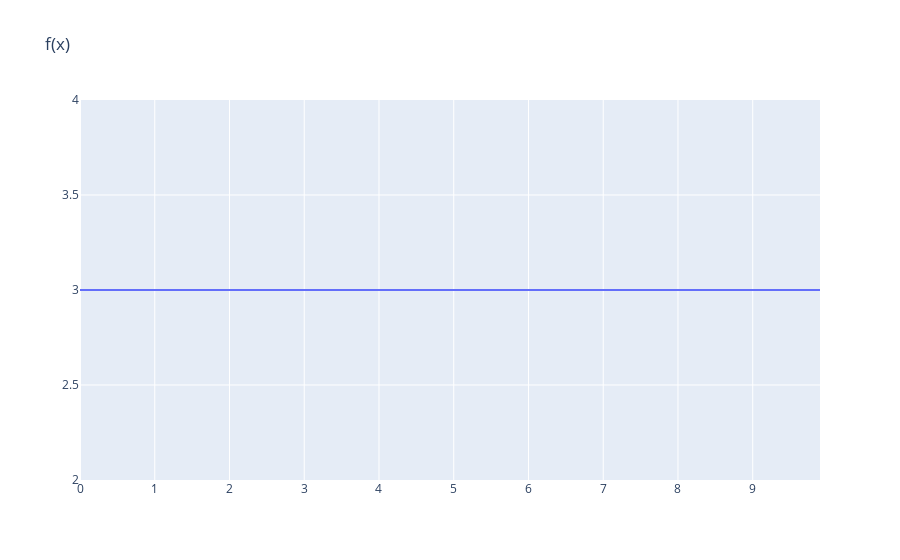

Write notebook code for a chart like this one.
### Code cell
import plotly.graph_objects as go

f_of_x = go.Scatter(x=vals, y=[f(val) for val in vals], name = 'f(x) = 3')
go.Figure(f_of_x, layout = {'title': 'f(x)'})

### Figure 1 — Plotly figure (JSON) as saved in the notebook; plotly's stock layout.template omitted (floating-point values rounded to 4 significant figures)
{"data": [{"name": "f(x) = 3", "type": "scatter", "x": [0, 0.1, 0.2, 0.3, 0.4, 0.5, 0.6, 0.7, 0.8, 0.9, 1, 1.1, 1.2, 1.3, 1.4, 1.5, 1.6, 1.7, 1.8, 1.9, 2, 2.1, 2.2, 2.3, 2.4, 2.5, 2.6, 2.7, 2.8, 2.9, 3, 3.1, 3.2, 3.3, 3.4, 3.5, 3.6, 3.7, 3.8, 3.9, 4, 4.1, 4.2, 4.3, 4.4, 4.5, 4.6, 4.7, 4.8, 4.9, 5, 5.1, 5.2, 5.3, 5.4, 5.5, 5.6, 5.7, 5.8, 5.9, 6, 6.1, 6.2, 6.3, 6.4, 6.5, 6.6, 6.7, 6.8, 6.9, 7, 7.1, 7.2, 7.3, 7.4, 7.5, 7.6, 7.7, 7.8, 7.9, 8, 8.1, 8.2, 8.3, 8.4, 8.5, 8.6, 8.7, 8.8, 8.9, 9, 9.1, 9.2, 9.3, 9.4, 9.5, 9.6, 9.7, 9.8, 9.9], "y": [3, 3, 3, 3, 3, 3, 3, 3, 3, 3, 3, 3, 3, 3, 3, 3, 3, 3, 3, 3, 3, 3, 3, 3, 3, 3, 3, 3, 3, 3, 3, 3, 3, 3, 3, 3, 3, 3, 3, 3, 3, 3, 3, 3, 3, 3, 3, 3, 3, 3, 3, 3, 3, 3, 3, 3, 3, 3, 3, 3, 3, 3, 3, 3, 3, 3, 3, 3, 3, 3, 3, 3, 3, 3, 3, 3, 3, 3, 3, 3, 3, 3, 3, 3, 3, 3, 3, 3, 3, 3, 3, 3, 3, 3, 3, 3, 3, 3, 3, 3]}], "layout": {"autosize": true, "title": {"text": "f(x)"}, "xaxis": {"autorange": true, "range": [0, 9.9], "type": "linear"}, "yaxis": {"autorange": true, "range": [2, 4], "type": "linear"}}}
